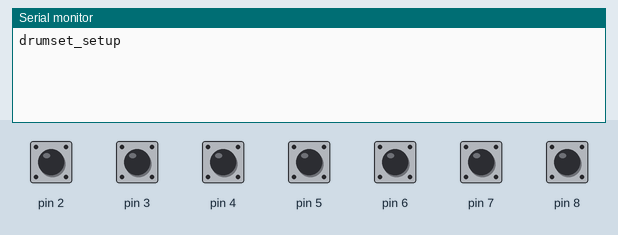
Recording of a sketch running on a simulated Arduino Uno, built with avr-gcc and run on an emulated ATmega328P. Parts: the last lines printed to the serial monitor. The test bench sets the inputs (shaded band); at power-on: pin 2–8 HIGH.

Above: at 1.2 s.
1.3 s: pin 2 pulled LOW for 0.15 s
At 2.6 s:
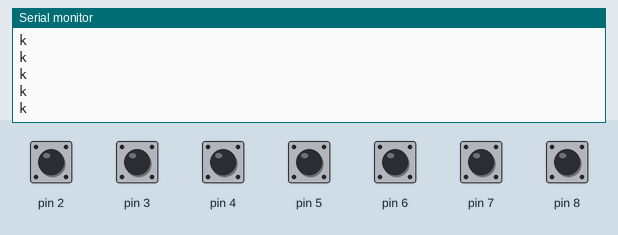
2.9 s: pin 3 pulled LOW for 0.15 s
At 3.9 s:
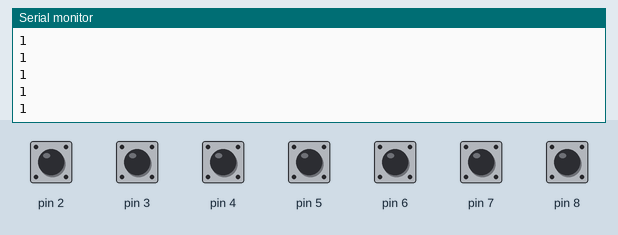
4.5 s: pin 6 pulled LOW for 0.15 s
At 5.8 s:
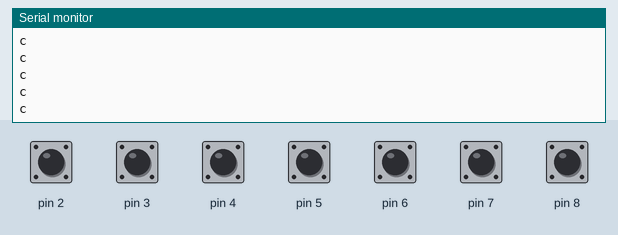
6.1 s: pin 7 pulled LOW for 0.15 s
At 7.0 s:
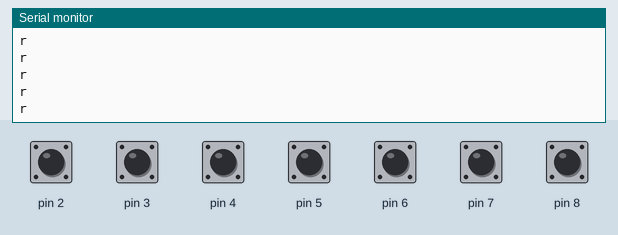
7.7 s: pin 8 pulled LOW for 0.15 s
At 9.0 s:
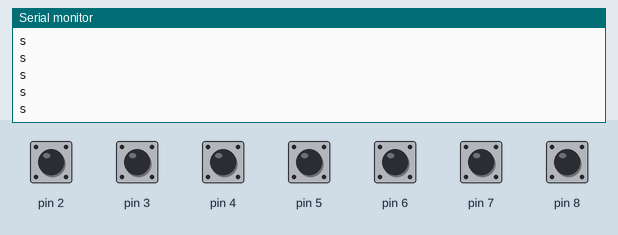
9.3 s: pin 4 pulled LOW for 0.15 s
At 10.1 s:
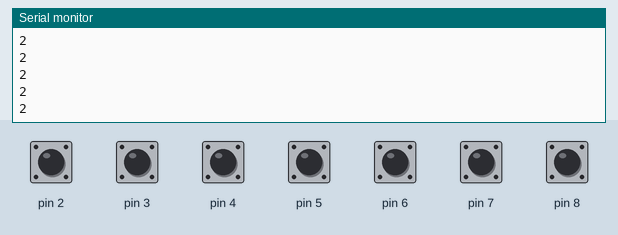

The sketch:

_5vPad.ino
```cpp
#include <Arduino.h>
#define sleep delay

//initalize drums high, they "trigger" on low
int kick_val  = 1;
int tom1_val  = 1;
int tom2_val  = 1;
int tom3_val  = 1;
int crash_val = 1;
int ride_val  = 1;
int snare_val = 1;

void setup() {
  Serial.begin(9600);
  Serial.println("drumset_setup");
}

void loop() {
    /*7 drums,  basically im going to use the internal pullup of each digitalpin and
    watch if the value goes low then send the character of the drum over serial to whatever
    eg k t1 t2 ...
    */

    //set internal pullups
    pinMode(2, INPUT_PULLUP);
    pinMode(3, INPUT_PULLUP);
    pinMode(4, INPUT_PULLUP);
    pinMode(5, INPUT_PULLUP);
    pinMode(6, INPUT_PULLUP);
    pinMode(7, INPUT_PULLUP);
    pinMode(8, INPUT_PULLUP);

    //read each pin and watch for LOW
    kick_val  = digitalRead(2);
    tom1_val  = digitalRead(3);
    tom2_val  = digitalRead(4);
    tom3_val  = digitalRead(5);
    crash_val = digitalRead(6);
    ride_val  = digitalRead(7);
    snare_val = digitalRead(8);


    //not optomized yet
    if (kick_val == 0){
      Serial.println('k');
      kick_val = 1; //reset each val 1 after sending the byte
    }
    if (tom1_val == 0){
      Serial.println('1');
      tom1_val = 1;
    }
    if (tom2_val == 0){
      Serial.println('2');
      tom2_val = 0;
    }
    if (tom3_val == 0){
      Serial.println('3');
      tom3_val = 0;
    }
    if (crash_val == 0){
      Serial.println('c');
      crash_val = 0;
    }
    if (ride_val == 0){
      Serial.println('r');
      ride_val = 0;
    }
    if (snare_val == 0){
      Serial.println('s');
      snare_val = 0;
    }

    sleep(30);

}
```

Measured:
- after the input at 1.3 s, the serial monitor: prints a new line at once (image 1)
- after the input at 2.9 s, the serial monitor: prints a new line at once (image 2)
- after the input at 4.5 s, the serial monitor: prints a new line at once (image 3)
- after the input at 6.1 s, the serial monitor: prints a new line at once (image 4)
- after the input at 7.7 s, the serial monitor: prints a new line at once (image 5)
- after the input at 9.3 s, the serial monitor: prints a new line at once (image 6)
